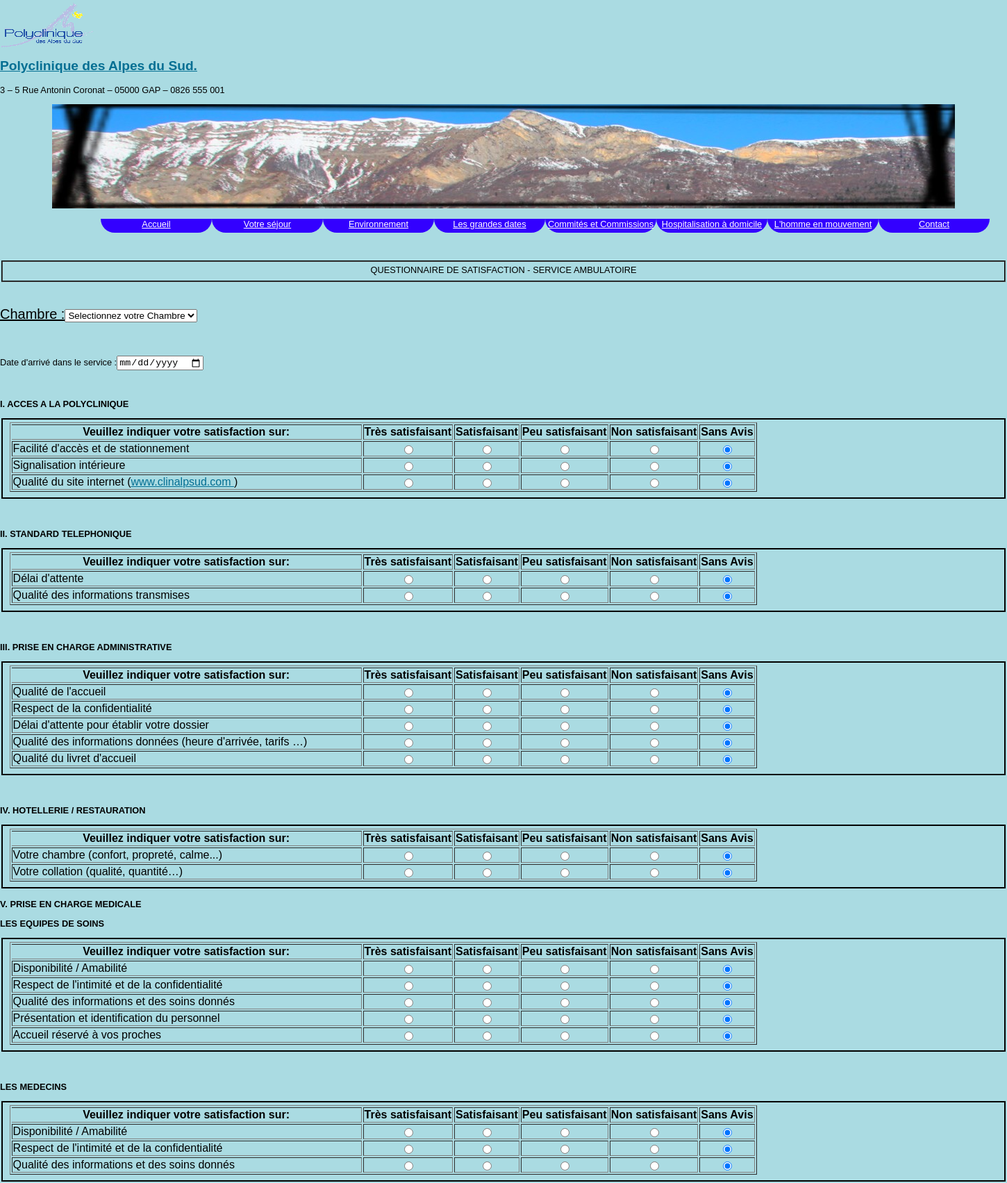
Screenshot of /Formulaires/formAmbu.php (upper part) with the database file from the repository.
### tables this page shows
Create table Partie(
idPartie smallint,
libPartie varchar(100),
idType varchar(6),
CONSTRAINT pk_Partie primary key(idPartie,idType),
Foreign key (idType) References TypeQuestionnaire(idType));

Create table ContenuPartie(
idPartie smallint,
idType varchar(6),
idLigneContenu smallint,
libContenu varchar(150),
CONSTRAINT pk_ContenuPartie Primary key (idPartie,idType,idLigneContenu),
Foreign key (idPartie,idType) References Partie(idPartie,idType));

### Formulaires/formAmbu.php (the view, shortened to what this page needs)
  <html>
  <head>
<?php
  include ("../include/entete.php");
  ?>
  </head>
  <body>
  <br>
  <fieldset align="center" style="border-color:#000">
QUESTIONNAIRE DE SATISFACTION - SERVICE AMBULATOIRE
  </fieldset>
  <form name="FormulaireAuto" method="POST" action="">
  <div id="affService" align="left">
  <br>
  <p style="font-size:20px"><u>Chambre :</u><select name="idChambre" id="Chambre">
  <option value="00">Selectionnez votre Chambre </option>
  </select>
  </p>
  </div>
  <br>
  <p align="left">Date d'arrivé dans le service :<input type="date" name="dateArrive"/>
  </p>
  <?php
  $type="ambu";
  ?>
  <?php
  $req1="select * from Partie where idType='$type'";
  $res1=mysql_query($req1);
  while($maLigne1=mysql_fetch_array($res1))
  {
  $idPartie=$maLigne1["idPartie"];
  $libPartie=$maLigne1["libPartie"];
  $idType=$maLigne1["idType"];
  if ($idPartie ==5)
  {
  echo "<div align='left'><b>$libPartie</b></span>";
  }
  else
  {
	  echo "<br>";
  echo "<p align='left'><b>$libPartie</b></p>";
  ?>
  <fieldset style="border-style:solid;border-color:#000;">
 <table border="1">
  <th style="border-left:hidden">Veuillez indiquer votre satisfaction sur:</th><th>Très satisfaisant</th><th>Satisfaisant</th><th>Peu satisfaisant</th><th>Non satisfaisant</th><th>Sans Avis</th>
  <?php
  $req2="select * from ContenuPartie where idPartie='$idPartie' and idType='$type'";
  $res2=mysql_query($req2);
		while($maLigne2=mysql_fetch_array($res2))
		{
			echo "<tr>";
	    $idLigne=$maLigne2["idLigneContenu"];
		$contenu=$maLigne2["libContenu"];
		if((preg_match("/[$?]/",$contenu)))
		{
			echo("
			<td style='width:500';>$contenu</td>
			<td align='center' style='border-style:hidden'>Oui</td><td align='center' style='border-style:hidden'><input type='radio' name='$idPartie$idLigne$idType' value='Oui'></td>
			<td align='center' style='border-style:hidden'>
			Non </td> <td align='center' style='border-style:hidden'><input type='radio' name='$idPartie$idLigne$idType' value='Non'></td>
			</tr>");
     }
	 elseif((preg_match("/Remarques/",$contenu)))
	 {
		 echo "</table> <table border='1'>
		 <p align='left'>$contenu
		 <textarea name='$idPartie$idLigne$idType'  style='width:250; height:50' ></textarea></p>";
	 }
	 else
	 {
	echo "<td style='width:500;'>$contenu</td>
	<td align='center'><input type='radio' name='$idPartie$idLigne$idType' value='Tres satisfaisant'></td>
	<td align='center'><input type='radio' name='$idPartie$idLigne$idType'  value='Satisfaisant'></td>
	<td align='center'><input type='radio' name='$idPartie$idLigne$idType' value='Peu satisfaisant'></td>
	<td align='center'><input type='radio' name='$idPartie$idLigne$idType' value='Non satisfaisant'></td>
	<td align='center'><input type='radio' name='$idPartie$idLigne$idType' checked value='Sans Avis'></td>
	";
	 }
		}
	?>
   </table>
   </fieldset>
   <br>
    <?php
  }
  }
?>
</form>
  </body>
  </html>

### rows the page displays
partie: libPartie "I. ACCES A LA POLYCLINIQUE"
contenupartie: libContenu "Facilité d'accès et de stationnement"
contenupartie: libContenu "Signalisation intérieure"
contenupartie: libContenu "Qualité du site internet ( www.clinalpsud.com )"
partie: libPartie "II. STANDARD TELEPHONIQUE"
contenupartie: libContenu "Délai d'attente"
contenupartie: libContenu "Qualité des informations transmises"
partie: libPartie "III. PRISE EN CHARGE ADMINISTRATIVE"
contenupartie: libContenu "Qualité de l'accueil"
contenupartie: libContenu "Respect de la confidentialité"
contenupartie: libContenu "Délai d'attente pour établir votre dossier"
contenupartie: libContenu "Qualité des informations données (heure d'arrivée, tarifs …)"
contenupartie: libContenu "Qualité du livret d'accueil"
partie: libPartie "IV. HOTELLERIE / RESTAURATION"
contenupartie: libContenu "Votre chambre (confort, propreté, calme...)"
contenupartie: libContenu "Votre collation (qualité, quantité…)"
partie: libPartie "V. PRISE EN CHARGE MEDICALE"
partie: libPartie "LES EQUIPES DE SOINS"
contenupartie: libContenu "Disponibilité / Amabilité"
contenupartie: libContenu "Respect de l'intimité et de la confidentialité"
contenupartie: libContenu "Qualité des informations et des soins donnés"
contenupartie: libContenu "Présentation et identification du personnel"
contenupartie: libContenu "Accueil réservé à vos proches"
partie: libPartie "LES MEDECINS"
contenupartie: libContenu "Disponibilité / Amabilité"
contenupartie: libContenu "Respect de l'intimité et de la confidentialité"
contenupartie: libContenu "Qualité des informations et des soins donnés"
